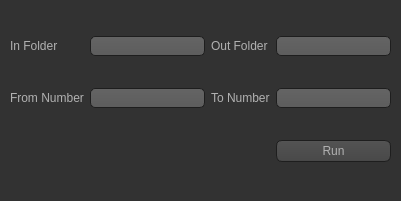
<?xml version="1.0" encoding="UTF-8"?>
<ui version="4.0">
 <class>Dialog</class>
 <widget class="QDialog" name="Dialog">
  <property name="geometry">
   <rect>
    <x>0</x>
    <y>0</y>
    <width>401</width>
    <height>201</height>
   </rect>
  </property>
  <property name="windowTitle">
   <string>Dialog</string>
  </property>
  <property name="styleSheet">
   <string notr="true">QWidget
{
    color: #b1b1b1;
    background-color: #323232;
}

QLineEdit
{
    background-color: QLinearGradient( x1: 0, y1: 0, x2: 0, y2: 1, stop: 0 #4d4d4d, stop: 0 #646464, stop: 1 #5d5d5d);
    padding: 1px;
    border-style: solid;
    border: 1px solid #1e1e1e;
    border-radius: 5;
}

QPushButton
{
    color: #b1b1b1;
    background-color: QLinearGradient( x1: 0, y1: 0, x2: 0, y2: 1, stop: 0 #565656, stop: 0.1 #525252, stop: 0.5 #4e4e4e, stop: 0.9 #4a4a4a, stop: 1 #464646);
    border-width: 1px;
    border-color: #1e1e1e;
    border-style: solid;
    border-radius: 6;
    padding: 3px;
    font-size: 12px;
    padding-left: 5px;
    padding-right: 5px;
}

QPushButton:pressed
{
    background-color: QLinearGradient( x1: 0, y1: 0, x2: 0, y2: 1, stop: 0 #2d2d2d, stop: 0.1 #2b2b2b, stop: 0.5 #292929, stop: 0.9 #282828, stop: 1 #252525);
}


QPushButton:hover
{
    border: 2px solid QLinearGradient( x1: 0, y1: 0, x2: 0, y2: 1, stop: 0 #aa00ff, stop: 1 #ff00ff);
}</string>
  </property>
  <widget class="QWidget" name="gridLayoutWidget">
   <property name="geometry">
    <rect>
     <x>10</x>
     <y>10</y>
     <width>381</width>
     <height>181</height>
    </rect>
   </property>
   <layout class="QGridLayout" name="gridLayout">
    <item row="1" column="0">
     <widget class="QLabel" name="inFolderLabel">
      <property name="text">
       <string>In Folder</string>
      </property>
     </widget>
    </item>
    <item row="2" column="3">
     <widget class="QLineEdit" name="toNumberEdit"/>
    </item>
    <item row="2" column="1">
     <widget class="QLineEdit" name="fromNumberEdit"/>
    </item>
    <item row="1" column="2">
     <widget class="QLabel" name="outFolderLabel">
      <property name="text">
       <string>Out Folder</string>
      </property>
     </widget>
    </item>
    <item row="2" column="0">
     <widget class="QLabel" name="fromNumberLabel">
      <property name="text">
       <string>From Number</string>
      </property>
     </widget>
    </item>
    <item row="3" column="3">
     <widget class="QPushButton" name="runButton">
      <property name="text">
       <string>Run</string>
      </property>
     </widget>
    </item>
    <item row="1" column="1">
     <widget class="QLineEdit" name="inFolderEdit"/>
    </item>
    <item row="1" column="3">
     <widget class="QLineEdit" name="outFolderEdit"/>
    </item>
    <item row="2" column="2">
     <widget class="QLabel" name="toNumberLabel">
      <property name="text">
       <string>To Number</string>
      </property>
     </widget>
    </item>
   </layout>
  </widget>
 </widget>
 <resources/>
 <connections/>
</ui>
